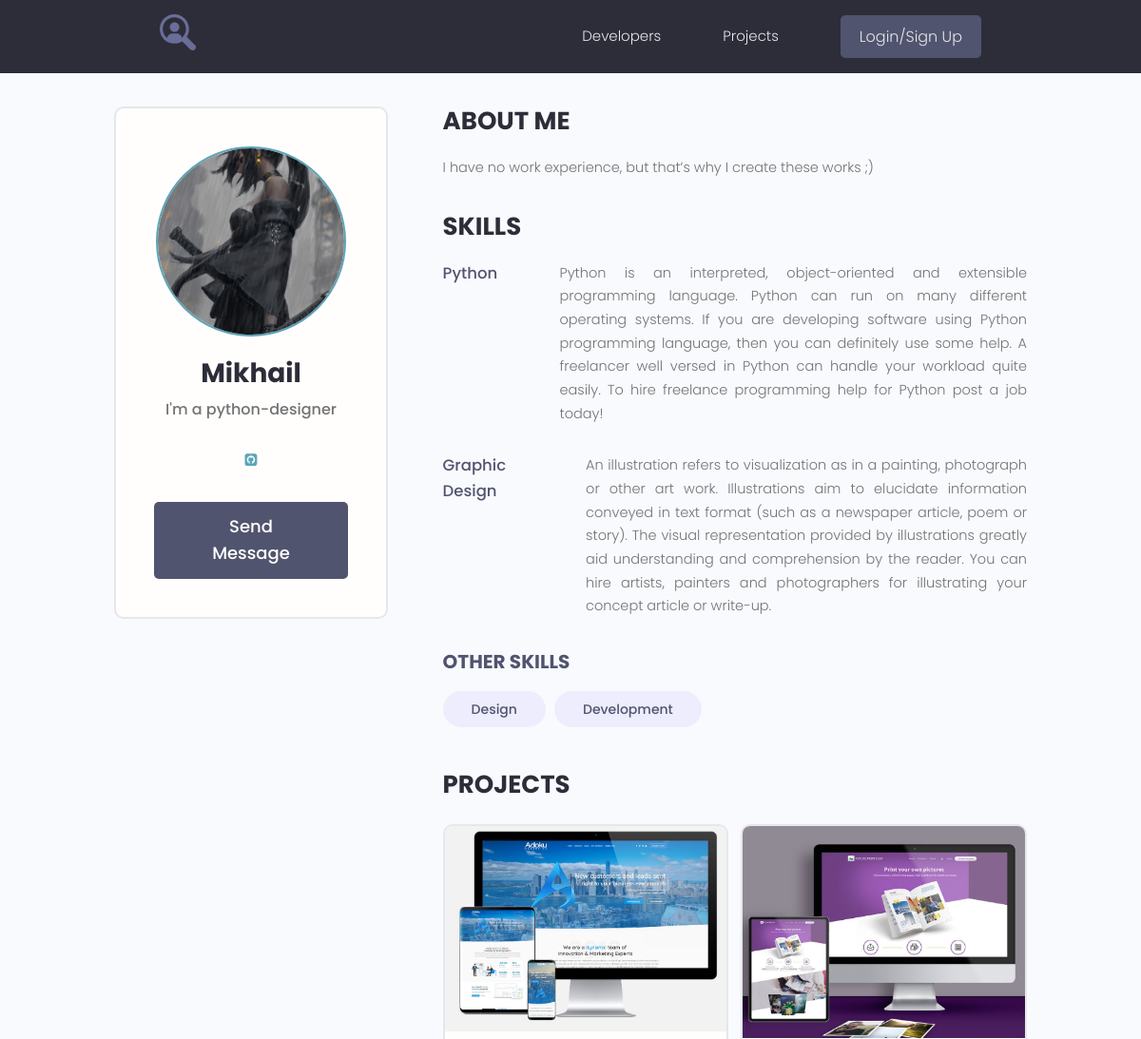
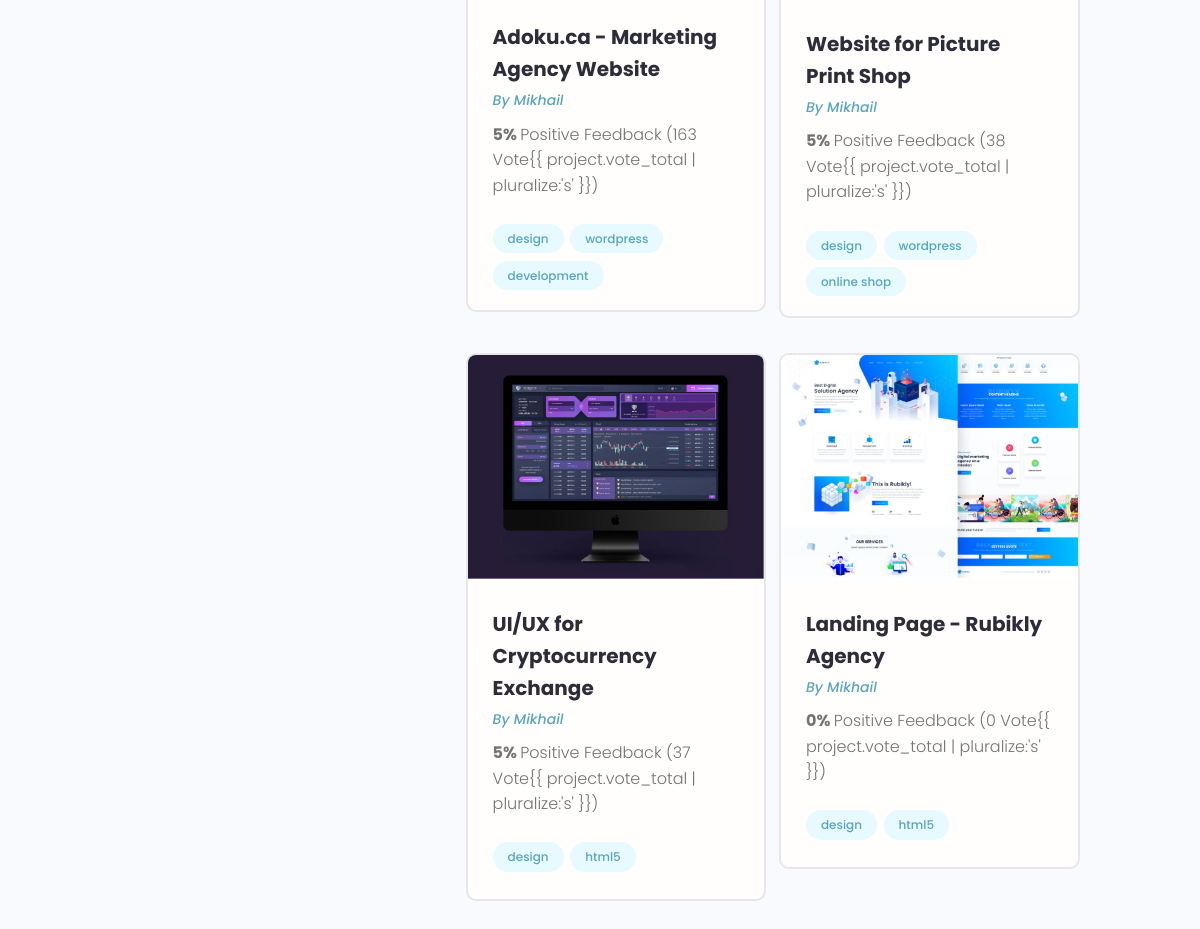
The page /profile/3 on the database its author committed (2 pictures, top to bottom).
### users/models.py (models this page shows, shortened)
class Profile(models.Model):
    user = models.OneToOneField(User, on_delete=models.CASCADE, blank=True, null=True)
    name = models.CharField(max_length=200, blank=True, null=True)
    email = models.EmailField(max_length=500, blank=True, null=True)
    username = models.CharField(max_length=200, blank=True, null=True)
    short_info = models.CharField(max_length=200, blank=True, null=True)
    bio = models.TextField(blank=True, null=True)
    profile_image = models.ImageField(upload_to='profiles/', blank=True, null=True,
                                      default='profiles/user-default.png')
    social_github = models.CharField(max_length=200, blank=True, null=True)
    social_youtube = models.CharField(max_length=200, blank=True, null=True)
    social_website = models.CharField(max_length=200, blank=True, null=True)
    created = models.DateTimeField(auto_now_add=True)

class Skill(models.Model):
    owner = models.ForeignKey(Profile, on_delete=models.CASCADE, blank=True, null=True)
    name = models.CharField(max_length=200, blank=True, null=True)
    description = models.TextField(blank=True, null=True)
    created = models.DateTimeField(auto_now_add=True)

### projects/models.py (models this page shows, shortened)
class Project(models.Model):
    owner = models.ForeignKey(Profile, on_delete=models.SET_NULL, null=True, blank=True)
    title = models.CharField(max_length=200)
    description = models.TextField(null=True, blank=True)
    image = models.ImageField(null=True, blank=True, upload_to='projects/%Y/%m/%d', default='default.jpg')
    demo_link = models.URLField(max_length=2000, null=True, blank=True)
    source_link = models.URLField(max_length=2000, null=True, blank=True)
    tags = models.ManyToManyField('Tag', blank=True)
    vote_total = models.IntegerField(null=True, blank=True, default=0)
    vote_ratio = models.IntegerField(null=True, blank=True, default=0)
    created = models.DateTimeField(auto_now_add=True)
    class Meta:
        ordering = ['-vote_ratio', '-vote_total', 'created']

class Tag(models.Model):
    name = models.CharField(max_length=200)
    created = models.DateTimeField(auto_now_add=True)
    def __str__(self):
        return self.name

### users/views.py (the view)
# urls.py: path('profile/<str:pk>', views.user_profile, name='user_profile'),
def user_profile(request, pk):
    prof = Profile.objects.get(pk=pk)
    top_skills = prof.skill_set.exclude(description__exact="")
    other_skills = prof.skill_set.filter(description__exact="")
    context = {
        'profile': prof,
        'top_skills': top_skills,
        'other_skills': other_skills,
    }
    return render(request, 'users/profile.html', context)

### users/templates/users/profile.html (shortened to what this page needs)
{% extends 'projects/base.html' %}
{% block content %}
<main class="profile my-md">
    <div class="container">
        <div class="layout">
            <div class="column column--1of3">
                <div class="card text-center">
                    <div class="card__body dev">
                        <img class="avatar avatar--xl" src="{{ profile.profile_image.url }}"/>
                        <h2 class="dev__name">{{ profile.name }}</h2>
                        <p class="dev__title">{{ profile.short_info }}</p>
                        <ul class="dev__social">
                            {% if profile.social_github %}
                            <li>
                                <a title="Github" href="{{ profile.social_github }}" target="_blank"><i
                                        class="fa fa-github-square"></i></a>
                            </li>
                            {% endif %}
                        </ul>
                        {% if request.user.profile.id != profile.id %}
                        <a href="{% url 'create-message' profile.id %}" class="btn btn--sub btn--lg">Send Message </a>
                        {% endif %}
                    </div>
                </div>
            </div>
            <div class="column column--2of3">
                <div class="devInfo">
                    <h3 class="devInfo__title">About Me</h3>
                    <p class="devInfo__about">
                        {{ profile.bio }}
                    </p>
                </div>
                <div class="devInfo">
                    <h3 class="devInfo__title">Skills</h3>
                    <div class="devInfo__skills">
                        {% for skill in top_skills %}
                        <div class="devSkill">
                            <h4 class="devSkill__title">{{ skill.name }}</h4>
                            <p class="devSkill__info">
                                {{ skill.description }}
                            </p>
                        </div>
                        {% endfor %}
                        <h3 class="devInfo__subtitle">Other Skills</h3>
                        <div class="devInfo__otherSkills">
                            {% for skill in other_skills %}
                            <span class="tag tag--pill tag--sub tag--lg">
                  <small>{{ skill.name }}</small>
                </span>
                            {% endfor %}
                        </div>
                    </div>
                </div>
                <div class="devInfo">
                    <h3 class="devInfo__title">Projects</h3>
                    <div class="grid grid--two">
                        {% for project in profile.project_set.all %}
                        <div class="column">
                            <div class="card project">
                                <a href="{% url 'project' project.id %}" class="project">
                                    <img class="project__thumbnail" src="{{ project.image.url }}"
                                         alt="project thumbnail"/>
                                    <div class="card__body">
                                        <h3 class="project__title">{{ project.title }}</h3>
                                        <p><a class="project__author" href="{% url 'user_profile' project.owner.id %}">By
                                            {{ project.owner.name }}</a></p>
                                        <p class="project--rating">
                                            <span style="font-weight: bold;">{{ project.vote_ratio }}% </span> Positive
                                            Feedback ({{ project.vote_total }} Vote{{ project.vote_total | pluralize:'s'
                                            }})
                                        </p>
                                        <div class="project__tags">
                                            {% for tag in project.tags.all %}
                                            <span class="tag tag--pill tag--main">
                          <small>{{ tag }}</small>
                        </span>
                                            {% endfor %}
                                        </div>
                                    </div>
                                </a>
                            </div>
                        </div>
                        {% endfor %}
                    </div>
                </div>
            </div>
        </div>
    </div>
</main>
{% endblock %}

### projects/static/styles/app.css (style rules this page uses)
:root { --color-sub: #2d2d39; }
.btn--sub { background-color: var(--color-sub-light); }
.card { border: 2px solid var(--color-light); }
img { width: 100%; }
.profile .card > .dev { padding: 4rem; }
.dev__name { color: var(--color-sub); font-size: 2.8rem; font-weight: 700; margin-top: 1rem; margin-bottom: 0.5rem; }
.dev__title { font-size: 1.6rem; font-weight: 500; line-height: 1.3; }
.dev__social { margin: 3rem 0; list-style: none; display: flex; justify-content: center; gap: 1.5rem; }
.devInfo { margin-bottom: 3rem; }
.devInfo__title, .devInfo__subtitle { font-size: 2.6rem; color: var(--color-sub); text-transform: uppercase; font-weight: 700; margin-bottom: 1.5rem; }
.devInfo__subtitle { font-size: 2rem; color: var(--color-sub-light); }
.devInfo__about, .devSkill__info { font-size: 1.45rem; line-height: 1.7; text-align: justify; }
.devSkill { margin-bottom: 3rem; }
.devSkill__title { font-size: 1.65rem; font-weight: 500; color: var(--color-sub-light); }
@media screen and (min-width: 700px) { .devSkill { display: flex; justify-content: space-between; gap: 3rem; } }
@media screen and (min-width: 700px) { .devSkill__info { flex-basis: 80%; } }
.project__author { font-size: 1.4rem; font-style: italic; }
.project--rating { margin-bottom: 1.6em; margin-top: .5em; }
.project__thumbnail { object-fit: cover; object-position: top center; width: 100%; }
.project__title { font-size: 2rem; font-weight: 700; color: var(--color-sub); }

### projects/static/uikit/styles/modules/_variables.css (style rules this page uses)
:root { --color-main: #5aa5b9; --color-main-light: #e6faff; --color-sub: #3f4156; --color-sub-light: #51546e; --color-sub-lighter: #ededfd; --color-text: #737373; --color-gray: #8b8b8b; --color-light: #e5e7eb; --color-light-gray: #767676; --color-bg: #f8fafd; --color-white: #fffefd; --color-white-light: #f3f3f3; --color-success: #359e64; --color-success-bg: #def8e8; --color-error: #fc4b0b; --color-error-bg: #fff2ee; --font-base: 'Poppins', arial, helvetica, 'Segoe UI', roboto, ubuntu, sans-serif; --font-monospace: 'Fira Code', 'Courier New', courier, monospace; --font-regular: 300; --font-medium: 500; --font-bold: 700; --generic-shadow: 1px 1px 5px #00000010; --generic-transition: all 0.3s ease-in-out; }

### projects/static/uikit/styles/modules/_base.css (style rules this page uses)
* { margin: 0; padding: 0; box-sizing: border-box; text-rendering: optimizeLegibility; color: inherit; font-size: inherit; }
html { font-size: 50%; }
@media only screen and (min-width: 480px) { html { font-size: 56.25%; } }
@media only screen and (min-width: 1200px) { html { font-size: 62.5%; } }
body { line-height: 1.6; font-weight: 400; font-size: 1.5rem; color: var(--color-text); background-color: var(--color-bg); min-height: 100vh; }

### projects/static/uikit/styles/modules/_typography.css (style rules this page uses)
* { font-family: var(--font-base); }
h2 { font-size: 3.6rem; font-weight: var(--font-bold); }
h3 { font-size: 3.2rem; font-weight: var(--font-medium); }
h4 { font-size: 2.8rem; font-weight: var(--font-medium); }
p, span, strong { font-size: 1.6rem; color: var(--color-text); font-weight: var(--font-regular); }
a { padding-bottom: 2px; text-decoration: none; display: inline-block; color: var(--color-main); font-weight: var(--font-medium); }

### projects/static/uikit/styles/modules/_utilities.css (style rules this page uses)
.container { width: 92%; max-width: 165rem; margin: 0 auto; box-sizing: border-box; }
@media screen and (min-width: 1000px) { .container { width: 90%; } }
@media screen and (min-width: 1200px) { .container { width: 80%; } }
.text-center { text-align: center; }
.my-md { margin: 3rem auto; }

### projects/static/uikit/styles/modules/_avatar.css (style rules this page uses)
.avatar { border-radius: 50%; border: 2px solid var(--color-main); object-fit: cover; }
.avatar--xl { height: 20rem; width: 20rem; }

### projects/static/uikit/styles/modules/_button.css (style rules this page uses)
.btn { display: inline-block; position: relative; cursor: pointer; background-color: var(--color-light); font-weight: var(--font-medium); color: var(--color-sub); text-decoration: none; padding: 1rem 2rem; border-radius: 0.5rem; border: none; width: -webkit-fit-content; width: -moz-fit-content; width: fit-content; height: -webkit-fit-content; height: -moz-fit-content; height: fit-content; font-size: 1.6rem; outline-width: 0; outline-color: transparent; -webkit-backface-visibility: hidden; backface-visibility: hidden; transition: all 0.3s ease-in-out; }
.btn--sub { background-color: var(--color-sub); color: var(--color-white); }
.btn--lg { font-size: 1.8rem; padding: 1.2rem 4.5rem; }

### projects/static/uikit/styles/modules/_card.css (style rules this page uses)
.card { border-radius: 1rem; background-color: var(--color-white); border: 1.5px solid var(--color-light); width: auto; height: auto; margin-top: 0.5rem; margin-bottom: 0.5rem; overflow: hidden; }
.card__body, .card__header { padding: 2rem 2.5rem; }

### rows shown on the page
Profile: profile_image (picture), name "Mikhail", short_info "I'm a python-designer", bio "I have no work experience, but that’s why I create these works ;)"
Skill: name "Python", description "Python is an interpreted, object-oriented and extensible programming language. Python can run on many different operating systems. If you are developing software using Python programming language, then you can definitely use some help. A freelancer well versed in Python can handle your workload quite easily. To hire freelance programming help for Python post a job today!"
Skill: name "Graphic Design", description "An illustration refers to visualization as in a painting, photograph or other art work. Illustrations aim to elucidate information conveyed in text format (such as a newspaper article, poem or story). The visual representation provided by illustrations greatly aid understanding and comprehension by the reader. You can hire artists, painters and photographers for illustrating your concept article or write-up."
Skill: name "Design"
Skill: name "Development"
Project: image (picture), title "Adoku.ca - Marketing Agency Website", owner.name "Mikhail", vote_ratio "5", vote_total "163"
Tag: name "design"
Tag: name "wordpress"
Tag: name "development"
Project: image (picture), title "Website for Picture Print Shop", owner.name "Mikhail", vote_ratio "5", vote_total "38"
Tag: name "online shop"
Project: image (picture), title "UI/UX for Cryptocurrency Exchange", owner.name "Mikhail", vote_ratio "5", vote_total "37"
Tag: name "html5"
Project: image (picture), title "Landing Page - Rubikly Agency", owner.name "Mikhail", vote_ratio "0", vote_total "0"
